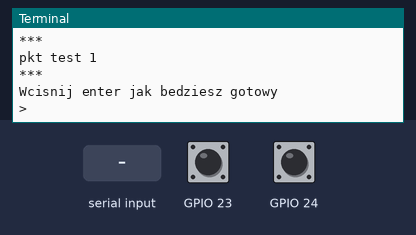
Recording of a program running on a simulated Raspberry Pi (BCM pin numbers). Shown: the last lines printed to the terminal. The test bench sets the inputs (shaded band); at power-on: GPIO 24 HIGH, GPIO 23 HIGH. At 4.4 s the program stops and its outputs stay as they are.

Above: at 1.2 s.
1.3 s: "1" typed at the terminal, then Enter
At 2.5 s:
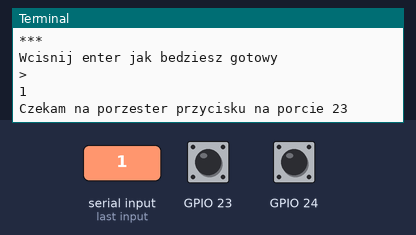
2.8 s: GPIO 24 pulled LOW for 0.15 s
At 4.0 s:
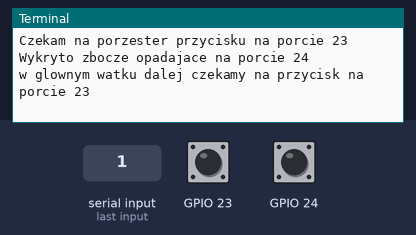
4.4 s: GPIO 23 pulled LOW for 0.15 s
At 5.2 s:
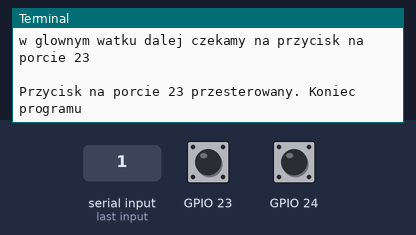

The program:

push_callb2v2.py
```python
#!/usr/bin/python

import RPi.GPIO as GPIO
GPIO.setmode(GPIO.BCM)

# GPIO 23 & 24 - inputs

GPIO.setup(23, GPIO.IN, pull_up_down=GPIO.PUD_UP)
GPIO.setup(24, GPIO.IN, pull_up_down=GPIO.PUD_UP)

# threaded callback function
# zostanie to uruchomione w innym watku po wykryciu okreslonego zdarzenia
def my_callback(channel):
    print("Wykryto zbocze opadajace na porcie 24")
    print("w glownym watku dalej czekamy na przycisk na porcie 23\n")

print("***")
print("pkt test 1")
print("***")

raw_input("Wcisnij enter jak bedziesz gotowy \n>")

GPIO.add_event_detect(24, GPIO.FALLING, callback=my_callback)


try:
    print("Czekam na porzester przycisku na porcie 23")
    GPIO.wait_for_edge(23, GPIO.FALLING)
    print("Przycisk na porcie 23 przesterowany. Koniec programu")

except KeyboardInterrupt:
    GPIO.cleanup()       # clean up GPIO - CTRL+C
GPIO.cleanup()           # clean up GPIO - normalne zak. prog. 
```

Measured:
- after the input at 1.3 s, the terminal: prints a new line at once (image 1)
- after the input at 2.8 s, the terminal: prints a new line at once (image 2)
- after the input at 4.4 s, the terminal: prints a new line at once (image 3)
